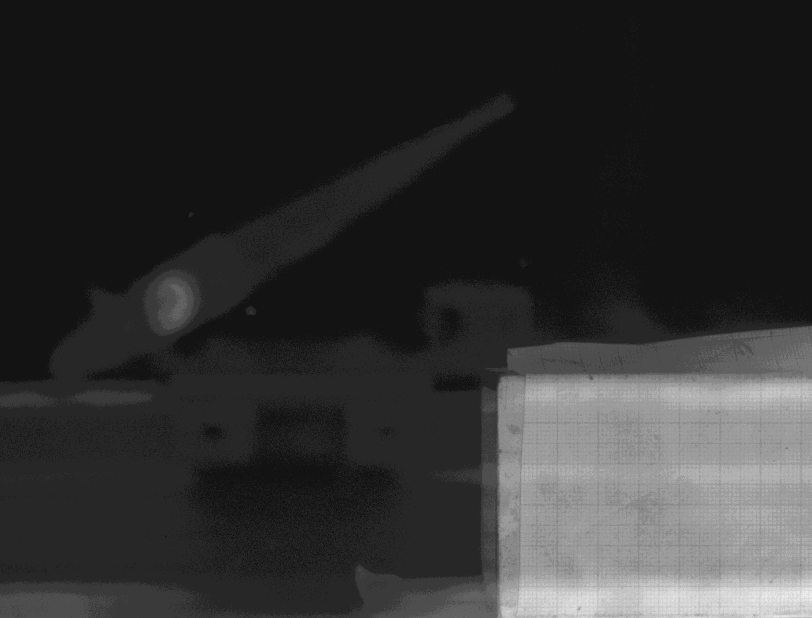
#> input picture PIV_DATA/calibration/B00001.tif, 1624 x 1236 px, found by its file name (shown at 1/2 size)
$ python main.py
#> lines starting #> are read from the running program, lines starting #| are printed output that depends on the picture
import tifffile as tiff
import numpy as np
from scipy.signal import correlate
import matplotlib.pyplot as plt
from scipy import stats
from scipy.ndimage import median_filter


tif_array = tiff.imread("B00001.tif")
#> tif_array is the input picture: shape (1236, 1624) uint16; min 233, max 3377, mean 781.7
win_size = 16

twoimages = np.array(tif_array)
img1 = twoimages[:twoimages.shape[0]//2, :]
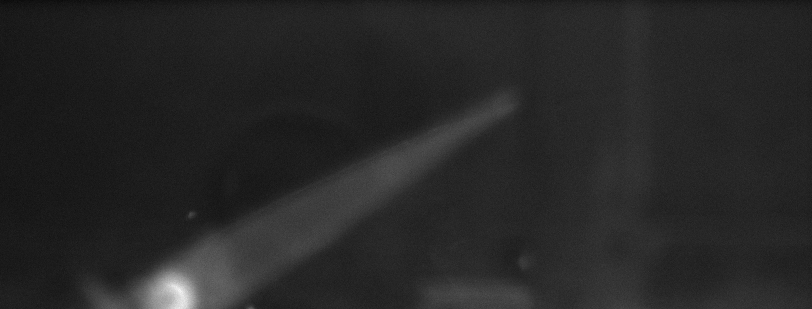
#> img1: shape (618, 1624) uint16 (shown at 1/2 size); min 233, max 1492, mean 427.2; drawn with min black and max white
img2 = twoimages[twoimages.shape[0]//2 :, : ]
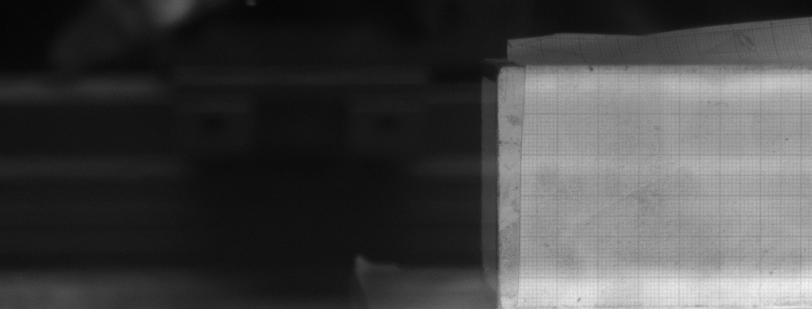
#> img2: shape (618, 1624) uint16 (shown at 1/2 size); min 300, max 3377, mean 1136.3; drawn with min black and max white

delta_t = 6e-6
pix_density = 81_000

# [14 lines of commented-out code are left out]


def convolution(img1, img2, win_size):
#> called with win_size = 16
    ys = np.arange(0, img1.shape[0], win_size)
#> ys = 39 values from 0 to 608
    xs = np.arange(0, img1.shape[1], win_size)
#> xs = 102 values from 0 to 1616
    dys = np.zeros((len(ys), len(xs)))
    dxs = np.zeros((len(ys), len(xs)))

    for iy, y in enumerate(ys):
        for ix, x in enumerate(xs):
            int_win = img1[y:y + win_size, x:x + win_size]
            search_win = img2[y:y + win_size, x:x + win_size]
            cross_corr = correlate(search_win - search_win.mean(), int_win - int_win.mean(), method="fft")
            #cross_corr = correlate(search_win, int_win, method="fft")
            max_pos = np.unravel_index(np.argmax(cross_corr), cross_corr.shape)
            dy, dx = max_pos - np.array([win_size, win_size]) + 1
            dys[iy, ix] = dy
            dxs[iy, ix] = dx
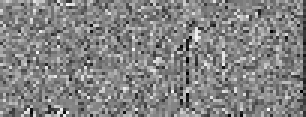
#> dxs: shape (39, 102) float64 (shown 3 times larger); min -14, max 13, mean -0.0711; drawn with min black and max white
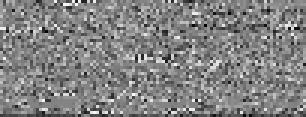
#> dys: shape (39, 102) float64 (shown 3 times larger); min -15, max 14, mean -0.157; drawn with min black and max white

    return dxs, dys

dxs, dys = convolution(img1, img2, win_size)

u = dxs/delta_t/pix_density
v = dys/delta_t/pix_density

velocity_magnitude = np.sqrt(u**2 + v**2)
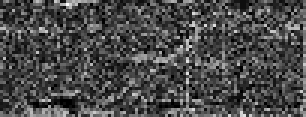
#> velocity_magnitude: shape (39, 102) float64 (shown 3 times larger); min 0, max 36.4, mean 10.6; drawn with min black and max white

velocity_original = np.copy(velocity_magnitude)

for i in range(1):
    velocity_magnitude_filtered = median_filter(velocity_magnitude, size=3)
    velocity_magnitude = velocity_magnitude_filtered
#> this loop made 1 pass
#> pass 1, `velocity_magnitude_filtered = median_filter(velocity_magnitude, size=3)`:
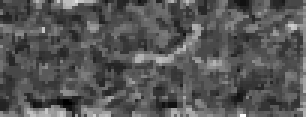
#> velocity_magnitude_filtered: shape (39, 102) float64 (shown 3 times larger); min 0, max 29.46, mean 9.9; drawn with min black and max white


levels = [ -.5, 0.0, 0.4, 0.7, 1, 2, 4, 6, 8, 10, 11, 12, 14, 16,18,20]


fig, ax = plt.subplots(1, 2, figsize=(10, 5))

# Plot total velocity magnitude using imshow
im3 = ax[0].contourf(velocity_original, cmap='plasma', levels = levels)
ax[0].set_title('Total Velocity Magnitude')
ax[0].axis('off')
fig.colorbar(im3, ax=ax[0])

# Plot total velocity magnitude using contourf
cf3 = ax[1].contourf(velocity_magnitude_filtered, cmap='plasma', levels = levels)
ax[1].set_title('Total Velocity Magnitude filtered')
ax[1].axis('off')
fig.colorbar(cf3, ax=ax[1])

plt.tight_layout()
plt.gca().set_aspect('equal', adjustable='box')
plt.show()
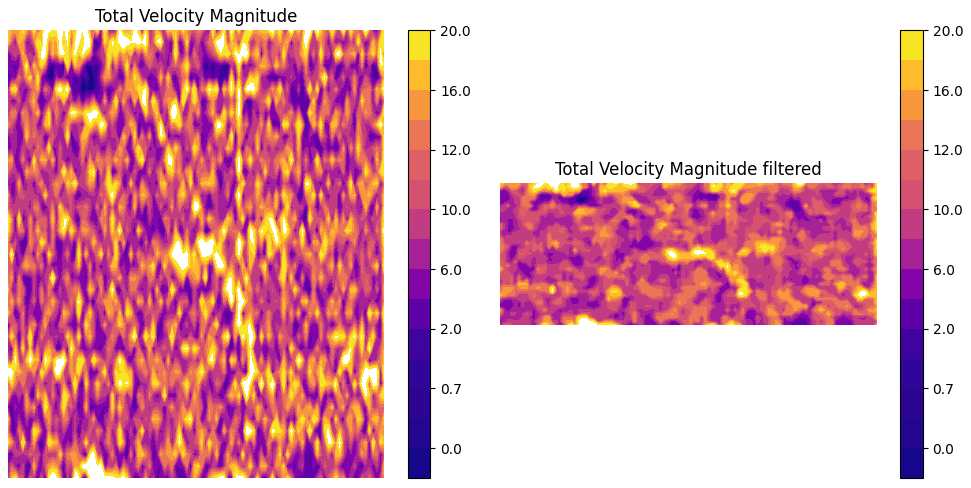
#> figure drawn by matplotlib, 4 panels
